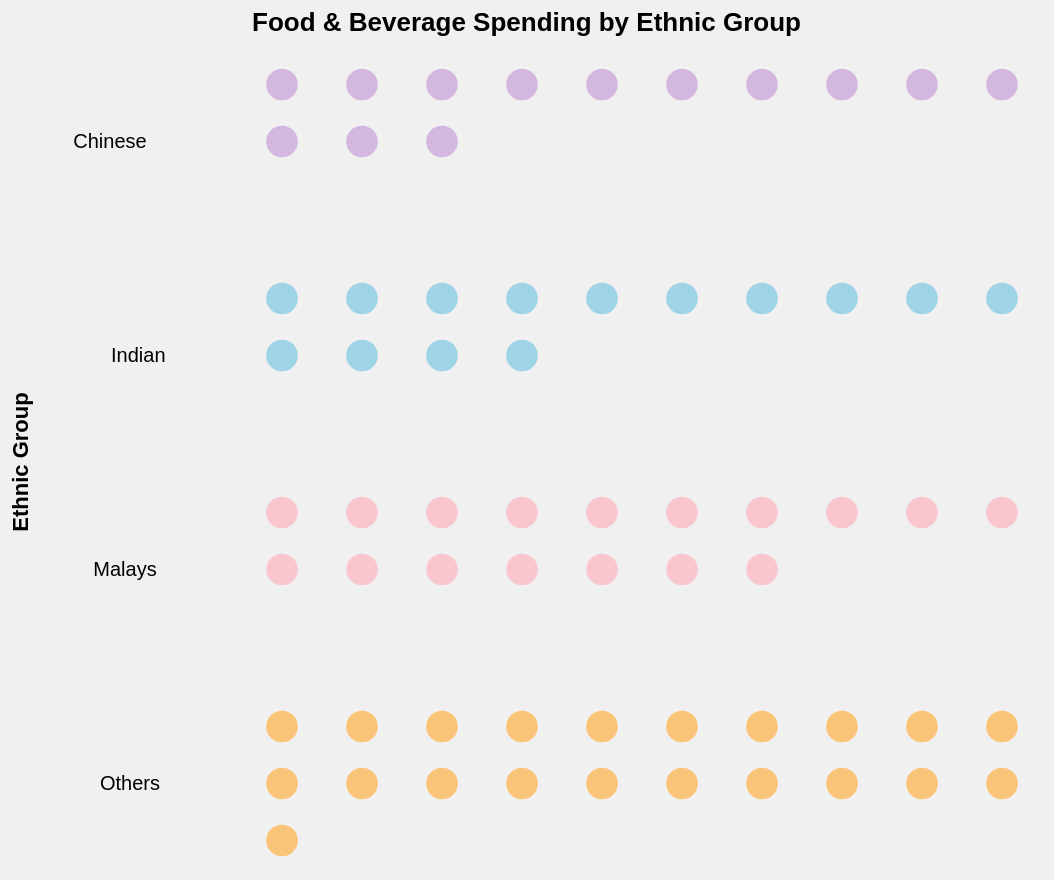

Express this chart as Vega-Lite.
### Vega-Lite specification from a JSON file in a GitHub repository (floating-point values rounded to 4 significant figures)
{"$schema": "https://vega.github.io/schema/vega-lite/v5.json", "background": "#f0f0f0", "title": {"text": "Food & Beverage Spending by Ethnic Group", "anchor": "middle", "dy": -5}, "width": 400, "height": 85.5, "data": {"values": [{"ethnic_group": "Malays", "percentage": 18.9}, {"ethnic_group": "Chinese", "percentage": 14.3}, {"ethnic_group": "Indian", "percentage": 15.8}, {"ethnic_group": "Others", "percentage": 22.1}]}, "params": [{"name": "EthnicGroupSelect", "value": "All", "bind": {"input": "select", "options": ["All", "Malays", "Chinese", "Indian", "Others"], "name": "Select Ethnic Group: "}}], "transform": [{"filter": "EthnicGroupSelect == 'All' || datum.ethnic_group == EthnicGroupSelect"}, {"calculate": "floor(datum.percentage)", "as": "dot_count"}, {"calculate": "sequence(1, datum.dot_count)", "as": "dot_id"}, {"flatten": ["dot_id"]}, {"calculate": "((datum.dot_id - 1) % 10) + 1", "as": "column"}, {"calculate": "floor((datum.dot_id - 1) / 10) + 1", "as": "row"}], "mark": "circle", "encoding": {"x": {"field": "column", "type": "ordinal", "axis": null, "scale": {"domain": [1, 2, 3, 4, 5, 6, 7, 8, 9, 10]}}, "y": {"field": "row", "type": "ordinal", "axis": null}, "row": {"field": "ethnic_group", "type": "nominal", "title": "Ethnic Group", "header": {"labelAngle": 0, "labelAlign": "right"}}, "color": {"field": "ethnic_group", "type": "nominal", "scale": {"range": ["#C9A0DC", "#7EC8E3", "#FFB6C1", "#FFB347"]}, "legend": null}, "size": {"value": 250}, "tooltip": [{"field": "ethnic_group", "type": "nominal", "title": "Ethnic Group"}, {"field": "percentage", "type": "quantitative", "title": "Food & Beverage %", "format": ".1f"}]}, "config": {"view": {"stroke": "transparent"}, "axis": {"grid": false}}}
